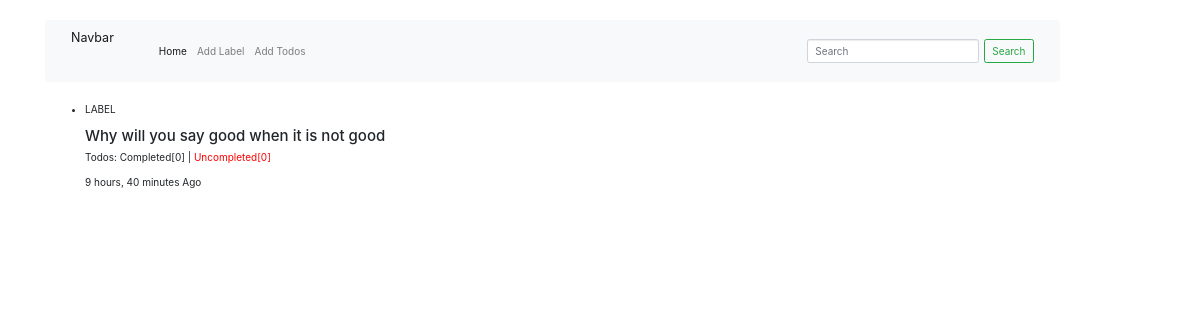
The page /label/2/ on the database its author committed.
### todos/models.py (models this page shows, shortened)
class Label(models.Model):
    title = models.CharField(max_length=100)
    created_on = models.DateTimeField(auto_now_add=True)
    updated_on = models.DateTimeField(auto_now=True)
    status = models.BooleanField(default=1)

### todos/views.py (the view)
# urls.py: path('label/<int:pk>/', LabelDetail.as_view(), name="todos-label-detail"),
class LabelDetail(DetailView):
    model = Label

### templates/todos/label_detail.html
{% extends 'base.html' %}
{% block contents %}
  {% if object %}
    <ul>
        <li class="list_shopping li_num_0_1">
            <div class="col_md_1_list">   <p>LABEL</p> </div>
            <div class="col_md_2_list">
                <h4>{{object.title}}</h4>
                <p>Todos: Completed[{{object.todo_set.count}}] | <span style="color:red;">Uncompleted[0]</span></p>
            </div>
            <div class="col_md_3_list">
                <div class="cont_text_date">
                    <p>{{object.updated_on|timesince}} Ago</p>
                </div>
            </div>
        </li>
    </ul>
{% else %}
    <h5>
        No <b>Todolist</b> Added Yet....
        <a href="{% url 'todos-create-label' %}"> Click me to Add </a>
        New Label to get Started
    </h5>
{% endif %}
{% endblock contents %}

### rows shown on the page
Label: title "Why will you say good when it is not good", todo_set.count "0", updated_on "9 hours, 40 minutes"
